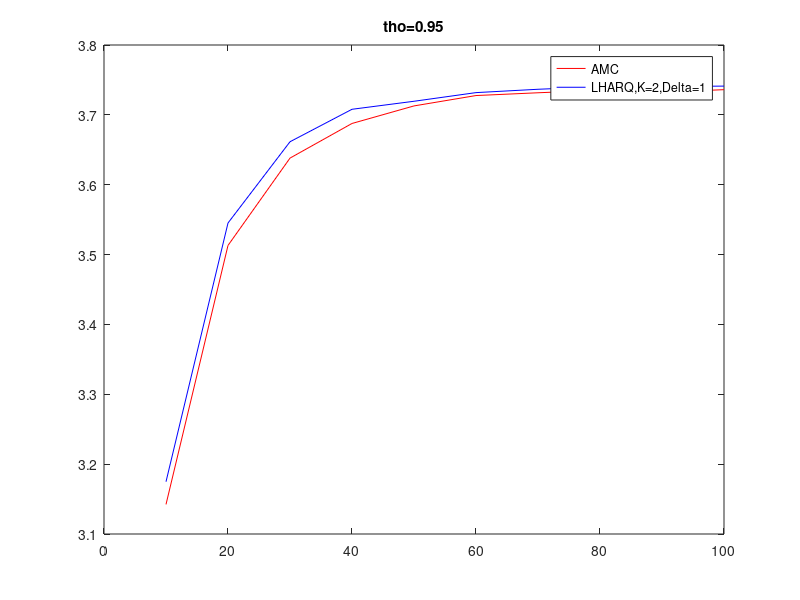
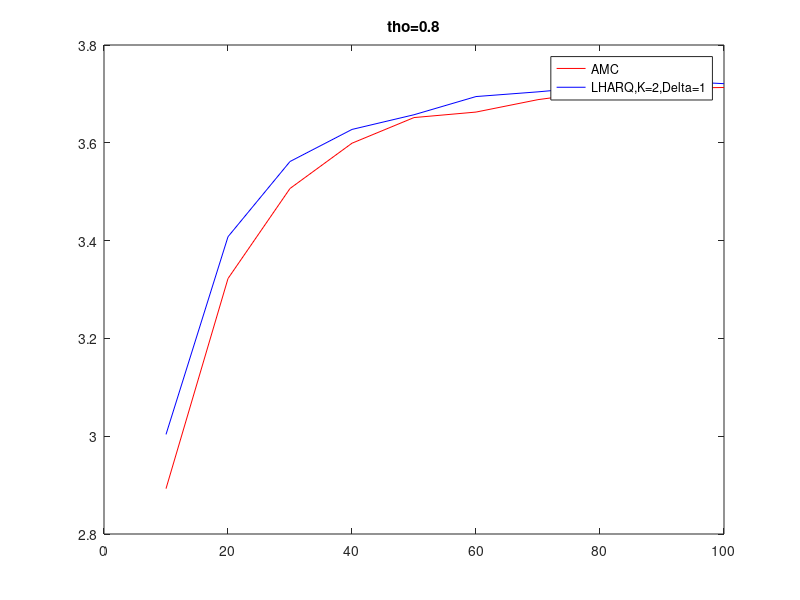

Source code (MATLAB) for these figures, in order:
clc;
clear;
clf;

figure(1)
load MU_LHARQ_translated_AMC_policy_16QAM_turbo_code_K_1_dop_0.05_rho_0.95.mat

plot(L_set,throughput_amc,'r')

hold on

load MU_LHARQ_translated_AMC_policy_16QAM_turbo_code_K_2_dop_0.05_rho_0.95.mat

plot(L_set,throughput_lharq,'b')

legend('AMC','LHARQ,K=2,Delta=1')

title('tho=0.95')

figure(2)
load MU_LHARQ_translated_AMC_policy_16QAM_turbo_code_K_1_dop_0.1_rho_0.8.mat

plot(L_set,throughput_amc,'r')

hold on

load MU_LHARQ_translated_AMC_policy_16QAM_turbo_code_K_2_dop_0.1_rho_0.8.mat

plot(L_set,throughput_lharq,'b')

legend('AMC','LHARQ,K=2,Delta=1')

title('tho=0.8')



